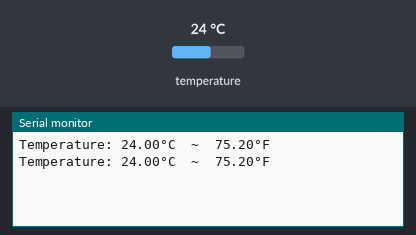
Simulated run of this sketch. Board: ESP32. Shown: the last lines printed to the serial monitor. The inputs (shaded band) are chosen by the test bench; at power-on: temperature 24 °C.

Above: at 2.8 s.
2.9 s: temperature set to 12 °C
At 3.9 s:
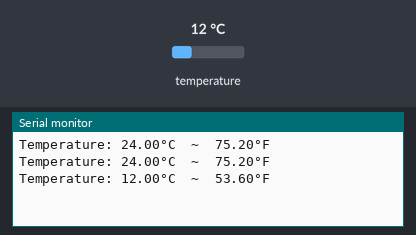
4.7 s: temperature set to 19 °C
At 4.7 s:
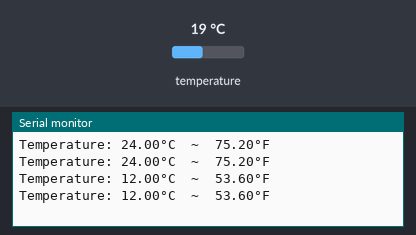
Timing chart, 0 to 7.7 s (numbered marks = the images above; inputs shaded):
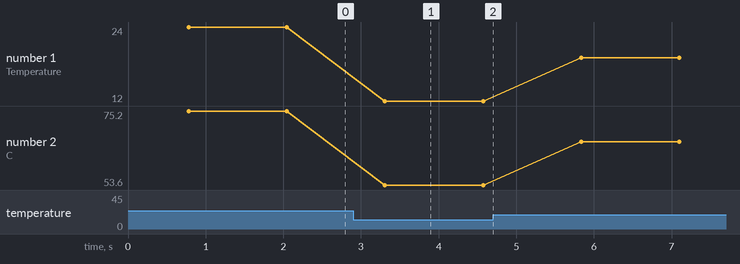

Measured:
- after the input at 2.9 s, the serial monitor: prints a new line after 0.41 s (image 1)
- plotted number 1: 24 → 12 after the input at 2.9 s, 12 → 19 after the input at 4.7 s
- plotted number 2: 75.2 → 53.6 after the input at 2.9 s, 53.6 → 66.2 after the input at 4.7 s

The sketch:

tempTest.ino
```cpp
#include <OneWire.h>
#include <DallasTemperature.h>

const int SENSOR_PIN = 25; // ESP32 pin connected to DS18B20 sensor's DQ pin

OneWire oneWire(SENSOR_PIN);         // setup a oneWire instance
DallasTemperature sensors(&oneWire); // pass oneWire to DallasTemperature library

float tempCelsius;    // temperature in Celsius
float tempFahrenheit; // temperature in Fahrenheit

void setup()
{
  Serial.begin(9600); // initialize serial
  sensors.begin();    // initialize the sensor
}

void loop()
{
  sensors.requestTemperatures();             // send the command to get temperatures
  tempCelsius = sensors.getTempCByIndex(0);  // read temperature in Celsius
  tempFahrenheit = tempCelsius * 9 / 5 + 32; // convert Celsius to Fahrenheit

  Serial.print("Temperature: ");
  Serial.print(tempCelsius);    // print the temperature in Celsius
  Serial.print("°C");
  Serial.print("  ~  ");        // separator between Celsius and Fahrenheit
  Serial.print(tempFahrenheit); // print the temperature in Fahrenheit
  Serial.println("°F");

  delay(500);
}
```
